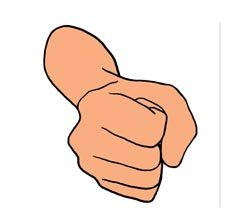
%> input picture Assignment 10/images/rock.jpg, 232 x 212 px
$ octave --eval "result = rps;"   (GNU Octave 9; MATLAB toolbox functions it lacks are replaced by stand-ins)
%> lines starting %> are read from the running program, lines starting %| are printed output that depends on the picture
### Assignment 10/rps_generate_bot.m
function botchoice = rps_generate_bot()
    botchoice=randi(3);
    switch botchoice
        case 1
            botimage=imread('images/rock.jpg');
        case 2
            botimage=imread('images/paper.jpg');
        case 3
            botimage=imread('images/scissors.jpg');
    end
    subplot(2,2,2);
    imshow(botimage);
    axis off;
    text(0,0,'Bot''''s Choice: ');
end

### Assignment 10/rps_compare.m
function [botwins, playerwins] = rps_compare(playerwins, botwins, userarray, botarray)
        tied='n';
        for n=1:3
            %if both have a 1 at that n value in their arrays, they tied
            if userarray(n)-botarray(n)==0&&userarray(n)~=0
                subplot(2,2,4);
                axis off;
                text(.5,.5,'You Tied');
                tied='y';
            end
        end

        %checking for winners by checking if the user has something that
        %beats the bot, and making sure the user did actually choose that
        if userarray(1)-botarray(3)==0&&userarray(1)~=0
            subplot(2,2,4);
            axis off;
            text(.5,.5,'You Won');
            playerwins=playerwins+1;

        elseif userarray(2)-botarray(1)==0&&userarray(2)~=0
            subplot(2,2,4);
            axis off;
            text(.5,.5,'You Won');
            playerwins=playerwins+1;
        elseif userarray(3)-botarray(2)==0&&userarray(3)~=0
            subplot(2,2,4);
            axis off;
            text(.5,.5,'You Won');
            playerwins=playerwins+1;
            %if player and bot didnt tie and player didnt win, they tied
        elseif tied~='y'
            subplot(2,2,4);
            axis off;
            text(.5,.5,'You Lost');
            botwins=botwins+1;
        end
end

### Assignment 10/rps_disp_rules.m
function rps_disp_rules()
    %displaying rules
    disp('The Rules/Steps of Rock Paper Scissors are: ');
    disp('1) Rock beat Scissors, Scissors beat Paper, Paper beats Rock ');
    disp('2) If you pick the same thing as the bot, you tie ');
    disp('3) First to reach specified number of wins, wins overall ');
end

### Assignment 10/rps.m
%Rock Paper Scissors game for R04 assignment 10
%Created by Evan White
%Mandala TTh 14:00

function [won,lost]=rps

close all;

rps_disp_rules();

rand('state', sum(100 * clock));
again=1;
botwins=0;
playerwins=0;
won=0;
lost=0;

while again==1
    %getting the targetted number of wins to win over all and checking for
    %input errors
    numwins=input('How many wins to win overall: ');
%> the answer given: 3
    while numwins<1
        numwins=input('Error! Choose a positive number of wins: ');
    end


    while botwins<numwins&&playerwins<numwins
        disp('3'); %counting down
        pause(1);
        disp('2');
        pause(1);
        disp('1');
        pause(1);
        %getting user choice then showing it
        userchoice=menu('Shoot! ','Rock','Paper','Scissors');
%> the answer given: 1
        switch userchoice
            case 1
                userimage=imread('images/rock.jpg');
%> userimage is the input picture: size 212x232x3 uint8; mean R, G, B 244.2, 223.2, 211.2
            case 2
                userimage=imread('images/paper.jpg');
            case 3
                userimage=imread('images/scissors.jpg');
        end
        figure;
        subplot(2,2,1);
        imshow(userimage);
        axis off;
        text(0,0,'Your Choice: ');
        botchoice = rps_generate_bot();
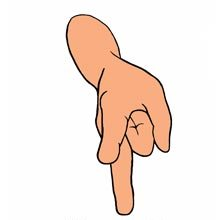
%> input picture Assignment 10/images/scissors.jpg, 216 x 220 px
%> in rps_generate_bot, botimage is the input picture: size 220x216x3 uint8; mean R, G, B 246.8, 232.9, 225
        userarray=zeros(1,3);
        botarray=zeros(1,3);
        %making an array to check for the winner, if their choice is at n,
        %array(n)=1
        for n=1:3
            if userchoice==n
                userarray(n)=1;
            end
            if botchoice==n
                botarray(n)=1;
            end
        end
        [botwins, playerwins] = rps_compare(playerwins, botwins, userarray, botarray);
        subplot(2,2,3);
        axis off;
        %counting number of wins
        text(.2,.6,['Required # of wins: ',num2str(numwins)]);
        text(.2,.5,['Your wins: ',num2str(playerwins)]);
        text(.2,.4,['Bot wins: ',num2str(botwins)]);
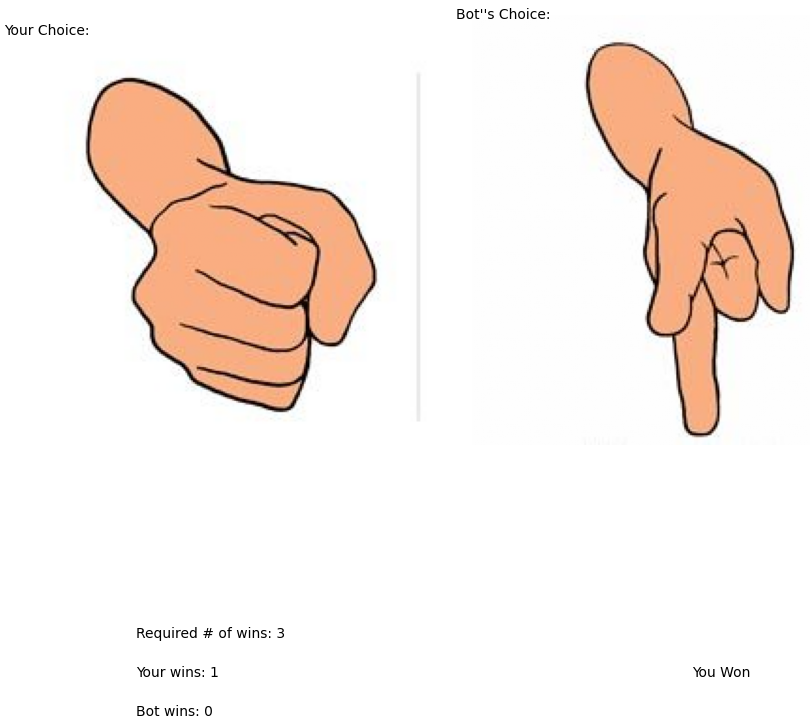
%> figure redrawn from the program's plot data, 4 panels

        won=won+playerwins;
        lost=lost+botwins;

        %displaying the overall winner when the required overall number of
        %wins to finish is reached
        if playerwins==numwins||botwins==numwins
            if playerwins>botwins
                text(.2,.2,'You Won Overall!');
            else
                text(.2,.2,'The Bot Won. You will get them next time!');
            end
        end


        pause(1);
        clc;

    end
    botwins=0;
%> botwins = 0
    playerwins=0;
    again=menu('Do you want to keep going?','Yes','No');
%> the answer given: 4
%> `result = rps;`:
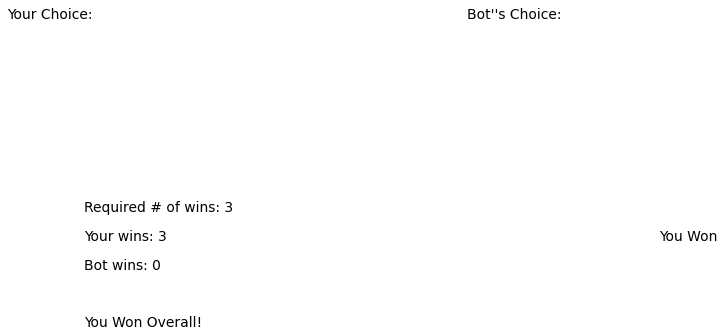
%> figure redrawn from the program's plot data, 4 panels
end

end
